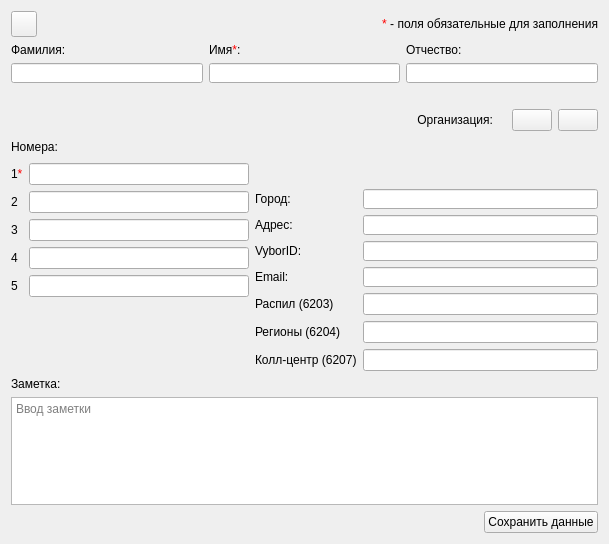
<?xml version="1.0" encoding="UTF-8"?>
<ui version="4.0">
 <class>EditContactDialog</class>
 <widget class="QDialog" name="EditContactDialog">
  <property name="geometry">
   <rect>
    <x>0</x>
    <y>0</y>
    <width>596</width>
    <height>544</height>
   </rect>
  </property>
  <property name="windowTitle">
   <string>Редактирование физ. лица</string>
  </property>
  <property name="windowIcon">
   <iconset resource="images.qrc">
    <normaloff>:/images/outcall-logo.png</normaloff>:/images/outcall-logo.png</iconset>
  </property>
  <layout class="QGridLayout" name="gridLayout_6">
   <item row="0" column="0">
    <layout class="QGridLayout" name="gridLayout_10">
     <item row="0" column="0">
      <layout class="QGridLayout" name="gridLayout_5">
       <item row="0" column="1">
        <widget class="QLabel" name="label_13">
         <property name="text">
          <string>&lt;span style = &quot;color: red;&quot;&gt;*&lt;/span&gt; - поля обязательные для заполнения</string>
         </property>
         <property name="alignment">
          <set>Qt::AlignRight|Qt::AlignTrailing|Qt::AlignVCenter</set>
         </property>
        </widget>
       </item>
       <item row="0" column="0">
        <widget class="QPushButton" name="backButton">
         <property name="minimumSize">
          <size>
           <width>26</width>
           <height>26</height>
          </size>
         </property>
         <property name="maximumSize">
          <size>
           <width>26</width>
           <height>26</height>
          </size>
         </property>
         <property name="toolTip">
          <string>Вернуться к резюме</string>
         </property>
         <property name="text">
          <string/>
         </property>
         <property name="icon">
          <iconset resource="images.qrc">
           <normaloff>:/images/arrowBack.png</normaloff>:/images/arrowBack.png</iconset>
         </property>
         <property name="iconSize">
          <size>
           <width>24</width>
           <height>24</height>
          </size>
         </property>
         <property name="autoDefault">
          <bool>false</bool>
         </property>
        </widget>
       </item>
      </layout>
     </item>
     <item row="1" column="0">
      <layout class="QHBoxLayout" name="horizontalLayout_4">
       <item>
        <layout class="QVBoxLayout" name="verticalLayout_5">
         <item>
          <widget class="QLabel" name="label_2">
           <property name="text">
            <string>Фамилия:</string>
           </property>
           <property name="alignment">
            <set>Qt::AlignBottom|Qt::AlignLeading|Qt::AlignLeft</set>
           </property>
          </widget>
         </item>
         <item>
          <widget class="QLineEdit" name="lastName">
           <property name="minimumSize">
            <size>
             <width>160</width>
             <height>20</height>
            </size>
           </property>
           <property name="focusPolicy">
            <enum>Qt::StrongFocus</enum>
           </property>
          </widget>
         </item>
         <item>
          <widget class="QLabel" name="label_31">
           <property name="text">
            <string/>
           </property>
          </widget>
         </item>
        </layout>
       </item>
       <item>
        <layout class="QVBoxLayout" name="verticalLayout_8">
         <item>
          <layout class="QVBoxLayout" name="verticalLayout_6">
           <item>
            <widget class="QLabel" name="label_3">
             <property name="text">
              <string>Имя&lt;span style = &quot;color: red;&quot;&gt;*&lt;/span&gt;:</string>
             </property>
             <property name="alignment">
              <set>Qt::AlignBottom|Qt::AlignLeading|Qt::AlignLeft</set>
             </property>
            </widget>
           </item>
           <item>
            <widget class="QLineEdit" name="firstName">
             <property name="minimumSize">
              <size>
               <width>160</width>
               <height>20</height>
              </size>
             </property>
             <property name="focusPolicy">
              <enum>Qt::StrongFocus</enum>
             </property>
            </widget>
           </item>
          </layout>
         </item>
         <item>
          <widget class="QLabel" name="label_15">
           <property name="text">
            <string/>
           </property>
           <property name="alignment">
            <set>Qt::AlignCenter</set>
           </property>
          </widget>
         </item>
        </layout>
       </item>
       <item>
        <layout class="QVBoxLayout" name="verticalLayout_7">
         <item>
          <widget class="QLabel" name="label_4">
           <property name="text">
            <string>Отчество:</string>
           </property>
          </widget>
         </item>
         <item>
          <widget class="QLineEdit" name="patronymic">
           <property name="minimumSize">
            <size>
             <width>160</width>
             <height>20</height>
            </size>
           </property>
           <property name="focusPolicy">
            <enum>Qt::StrongFocus</enum>
           </property>
          </widget>
         </item>
         <item>
          <widget class="QLabel" name="label_34">
           <property name="text">
            <string/>
           </property>
          </widget>
         </item>
        </layout>
       </item>
      </layout>
     </item>
    </layout>
   </item>
   <item row="1" column="0">
    <layout class="QGridLayout" name="gridLayout_4">
     <item row="0" column="1">
      <widget class="QLabel" name="label_7">
       <property name="text">
        <string>Организация:</string>
       </property>
       <property name="alignment">
        <set>Qt::AlignRight|Qt::AlignTrailing|Qt::AlignVCenter</set>
       </property>
      </widget>
     </item>
     <item row="0" column="2">
      <widget class="QLabel" name="label_org">
       <property name="text">
        <string/>
       </property>
      </widget>
     </item>
     <item row="0" column="0">
      <spacer name="horizontalSpacer_2">
       <property name="orientation">
        <enum>Qt::Horizontal</enum>
       </property>
       <property name="sizeHint" stdset="0">
        <size>
         <width>40</width>
         <height>20</height>
        </size>
       </property>
      </spacer>
     </item>
     <item row="0" column="3">
      <widget class="QPushButton" name="deleteOrgButton">
       <property name="maximumSize">
        <size>
         <width>16777215</width>
         <height>23</height>
        </size>
       </property>
       <property name="font">
        <font>
         <stylestrategy>PreferDefault</stylestrategy>
        </font>
       </property>
       <property name="focusPolicy">
        <enum>Qt::TabFocus</enum>
       </property>
       <property name="toolTip">
        <string>Отвязать организацию</string>
       </property>
       <property name="text">
        <string/>
       </property>
       <property name="icon">
        <iconset resource="images.qrc">
         <normaloff>:/images/unbind.png</normaloff>:/images/unbind.png</iconset>
       </property>
       <property name="iconSize">
        <size>
         <width>24</width>
         <height>23</height>
        </size>
       </property>
       <property name="autoDefault">
        <bool>false</bool>
       </property>
      </widget>
     </item>
     <item row="0" column="4">
      <widget class="QPushButton" name="addOrgButton">
       <property name="maximumSize">
        <size>
         <width>16777215</width>
         <height>23</height>
        </size>
       </property>
       <property name="focusPolicy">
        <enum>Qt::TabFocus</enum>
       </property>
       <property name="toolTip">
        <string>Привязать организацию</string>
       </property>
       <property name="text">
        <string/>
       </property>
       <property name="icon">
        <iconset resource="images.qrc">
         <normaloff>:/images/bind.png</normaloff>:/images/bind.png</iconset>
       </property>
       <property name="iconSize">
        <size>
         <width>24</width>
         <height>23</height>
        </size>
       </property>
       <property name="autoDefault">
        <bool>false</bool>
       </property>
      </widget>
     </item>
    </layout>
   </item>
   <item row="2" column="0">
    <layout class="QGridLayout" name="gridLayout_3">
     <item row="0" column="0">
      <widget class="QLabel" name="label_5">
       <property name="text">
        <string>Номера:</string>
       </property>
      </widget>
     </item>
     <item row="0" column="1">
      <layout class="QHBoxLayout" name="horizontalLayout">
       <item>
        <spacer name="horizontalSpacer">
         <property name="orientation">
          <enum>Qt::Horizontal</enum>
         </property>
         <property name="sizeHint" stdset="0">
          <size>
           <width>40</width>
           <height>20</height>
          </size>
         </property>
        </spacer>
       </item>
      </layout>
     </item>
    </layout>
   </item>
   <item row="3" column="0">
    <layout class="QHBoxLayout" name="horizontalLayout_2">
     <item>
      <layout class="QGridLayout" name="gridLayout">
       <item row="0" column="0">
        <widget class="QLabel" name="label_6">
         <property name="text">
          <string>1&lt;span style = &quot;color: red;&quot;&gt;*&lt;/span&gt;</string>
         </property>
        </widget>
       </item>
       <item row="0" column="1">
        <widget class="QLineEdit" name="firstNumber">
         <property name="minimumSize">
          <size>
           <width>220</width>
           <height>20</height>
          </size>
         </property>
         <property name="focusPolicy">
          <enum>Qt::StrongFocus</enum>
         </property>
        </widget>
       </item>
       <item row="1" column="1">
        <widget class="QLineEdit" name="secondNumber">
         <property name="minimumSize">
          <size>
           <width>220</width>
           <height>20</height>
          </size>
         </property>
         <property name="focusPolicy">
          <enum>Qt::StrongFocus</enum>
         </property>
        </widget>
       </item>
       <item row="4" column="0">
        <widget class="QLabel" name="label_33">
         <property name="text">
          <string>5</string>
         </property>
        </widget>
       </item>
       <item row="4" column="1">
        <widget class="QLineEdit" name="fifthNumber">
         <property name="minimumSize">
          <size>
           <width>220</width>
           <height>20</height>
          </size>
         </property>
         <property name="focusPolicy">
          <enum>Qt::StrongFocus</enum>
         </property>
        </widget>
       </item>
       <item row="2" column="1">
        <widget class="QLineEdit" name="thirdNumber">
         <property name="minimumSize">
          <size>
           <width>220</width>
           <height>20</height>
          </size>
         </property>
         <property name="focusPolicy">
          <enum>Qt::StrongFocus</enum>
         </property>
        </widget>
       </item>
       <item row="1" column="0">
        <widget class="QLabel" name="label_28">
         <property name="text">
          <string>2</string>
         </property>
        </widget>
       </item>
       <item row="2" column="0">
        <widget class="QLabel" name="label_27">
         <property name="text">
          <string>3</string>
         </property>
        </widget>
       </item>
       <item row="3" column="1">
        <widget class="QLineEdit" name="fourthNumber">
         <property name="minimumSize">
          <size>
           <width>220</width>
           <height>20</height>
          </size>
         </property>
         <property name="focusPolicy">
          <enum>Qt::StrongFocus</enum>
         </property>
        </widget>
       </item>
       <item row="3" column="0">
        <widget class="QLabel" name="label_18">
         <property name="text">
          <string>4</string>
         </property>
        </widget>
       </item>
       <item row="5" column="1">
        <widget class="QLabel" name="label">
         <property name="text">
          <string/>
         </property>
        </widget>
       </item>
      </layout>
     </item>
     <item>
      <layout class="QGridLayout" name="gridLayout_2">
       <item row="4" column="1">
        <widget class="QLineEdit" name="email">
         <property name="minimumSize">
          <size>
           <width>235</width>
           <height>20</height>
          </size>
         </property>
         <property name="focusPolicy">
          <enum>Qt::StrongFocus</enum>
         </property>
        </widget>
       </item>
       <item row="1" column="1">
        <widget class="QLineEdit" name="city">
         <property name="minimumSize">
          <size>
           <width>235</width>
           <height>20</height>
          </size>
         </property>
         <property name="focusPolicy">
          <enum>Qt::StrongFocus</enum>
         </property>
        </widget>
       </item>
       <item row="0" column="0" colspan="2">
        <widget class="QLabel" name="label_14">
         <property name="minimumSize">
          <size>
           <width>0</width>
           <height>20</height>
          </size>
         </property>
         <property name="text">
          <string/>
         </property>
        </widget>
       </item>
       <item row="1" column="0">
        <widget class="QLabel" name="label_29">
         <property name="layoutDirection">
          <enum>Qt::LeftToRight</enum>
         </property>
         <property name="text">
          <string>Город:</string>
         </property>
         <property name="alignment">
          <set>Qt::AlignLeading|Qt::AlignLeft|Qt::AlignVCenter</set>
         </property>
        </widget>
       </item>
       <item row="3" column="1">
        <widget class="QLineEdit" name="vyborId">
         <property name="minimumSize">
          <size>
           <width>235</width>
           <height>20</height>
          </size>
         </property>
         <property name="focusPolicy">
          <enum>Qt::StrongFocus</enum>
         </property>
        </widget>
       </item>
       <item row="5" column="1">
        <widget class="QLineEdit" name="group_6203"/>
       </item>
       <item row="6" column="1">
        <widget class="QLineEdit" name="group_6204"/>
       </item>
       <item row="6" column="0">
        <widget class="QLabel" name="label_11">
         <property name="text">
          <string>Регионы (6204)</string>
         </property>
        </widget>
       </item>
       <item row="7" column="1">
        <widget class="QLineEdit" name="group_6207"/>
       </item>
       <item row="5" column="0">
        <widget class="QLabel" name="label_9">
         <property name="text">
          <string>Распил (6203)</string>
         </property>
        </widget>
       </item>
       <item row="7" column="0">
        <widget class="QLabel" name="label_17">
         <property name="text">
          <string>Колл-центр (6207)</string>
         </property>
        </widget>
       </item>
       <item row="2" column="1">
        <widget class="QLineEdit" name="address">
         <property name="minimumSize">
          <size>
           <width>235</width>
           <height>20</height>
          </size>
         </property>
         <property name="focusPolicy">
          <enum>Qt::StrongFocus</enum>
         </property>
        </widget>
       </item>
       <item row="2" column="0">
        <widget class="QLabel" name="label_10">
         <property name="text">
          <string>Адрес:</string>
         </property>
         <property name="alignment">
          <set>Qt::AlignLeading|Qt::AlignLeft|Qt::AlignVCenter</set>
         </property>
        </widget>
       </item>
       <item row="3" column="0">
        <widget class="QLabel" name="label_32">
         <property name="text">
          <string>VyborID:</string>
         </property>
         <property name="alignment">
          <set>Qt::AlignLeading|Qt::AlignLeft|Qt::AlignVCenter</set>
         </property>
        </widget>
       </item>
       <item row="4" column="0">
        <widget class="QLabel" name="label_12">
         <property name="text">
          <string>Email:</string>
         </property>
         <property name="alignment">
          <set>Qt::AlignLeading|Qt::AlignLeft|Qt::AlignVCenter</set>
         </property>
        </widget>
       </item>
      </layout>
     </item>
    </layout>
   </item>
   <item row="4" column="0">
    <layout class="QGridLayout" name="gridLayout_7">
     <item row="0" column="0">
      <widget class="QLabel" name="label_16">
       <property name="text">
        <string>Заметка:</string>
       </property>
      </widget>
     </item>
     <item row="2" column="2">
      <widget class="QPushButton" name="saveButton">
       <property name="sizePolicy">
        <sizepolicy hsizetype="Fixed" vsizetype="Fixed">
         <horstretch>0</horstretch>
         <verstretch>0</verstretch>
        </sizepolicy>
       </property>
       <property name="focusPolicy">
        <enum>Qt::StrongFocus</enum>
       </property>
       <property name="text">
        <string>Сохранить данные</string>
       </property>
       <property name="autoDefault">
        <bool>false</bool>
       </property>
      </widget>
     </item>
     <item row="1" column="0" colspan="3">
      <widget class="QTextEdit" name="comment">
       <property name="minimumSize">
        <size>
         <width>0</width>
         <height>0</height>
        </size>
       </property>
       <property name="focusPolicy">
        <enum>Qt::StrongFocus</enum>
       </property>
       <property name="tabChangesFocus">
        <bool>true</bool>
       </property>
       <property name="acceptRichText">
        <bool>false</bool>
       </property>
       <property name="placeholderText">
        <string>Ввод заметки</string>
       </property>
      </widget>
     </item>
    </layout>
   </item>
  </layout>
 </widget>
 <tabstops>
  <tabstop>lastName</tabstop>
  <tabstop>firstName</tabstop>
  <tabstop>patronymic</tabstop>
  <tabstop>firstNumber</tabstop>
  <tabstop>secondNumber</tabstop>
  <tabstop>thirdNumber</tabstop>
  <tabstop>fourthNumber</tabstop>
  <tabstop>fifthNumber</tabstop>
  <tabstop>deleteOrgButton</tabstop>
  <tabstop>addOrgButton</tabstop>
  <tabstop>city</tabstop>
  <tabstop>address</tabstop>
  <tabstop>vyborId</tabstop>
  <tabstop>email</tabstop>
  <tabstop>group_6203</tabstop>
  <tabstop>group_6204</tabstop>
  <tabstop>group_6207</tabstop>
  <tabstop>comment</tabstop>
  <tabstop>saveButton</tabstop>
  <tabstop>backButton</tabstop>
 </tabstops>
 <resources>
  <include location="images.qrc"/>
 </resources>
 <connections/>
</ui>
